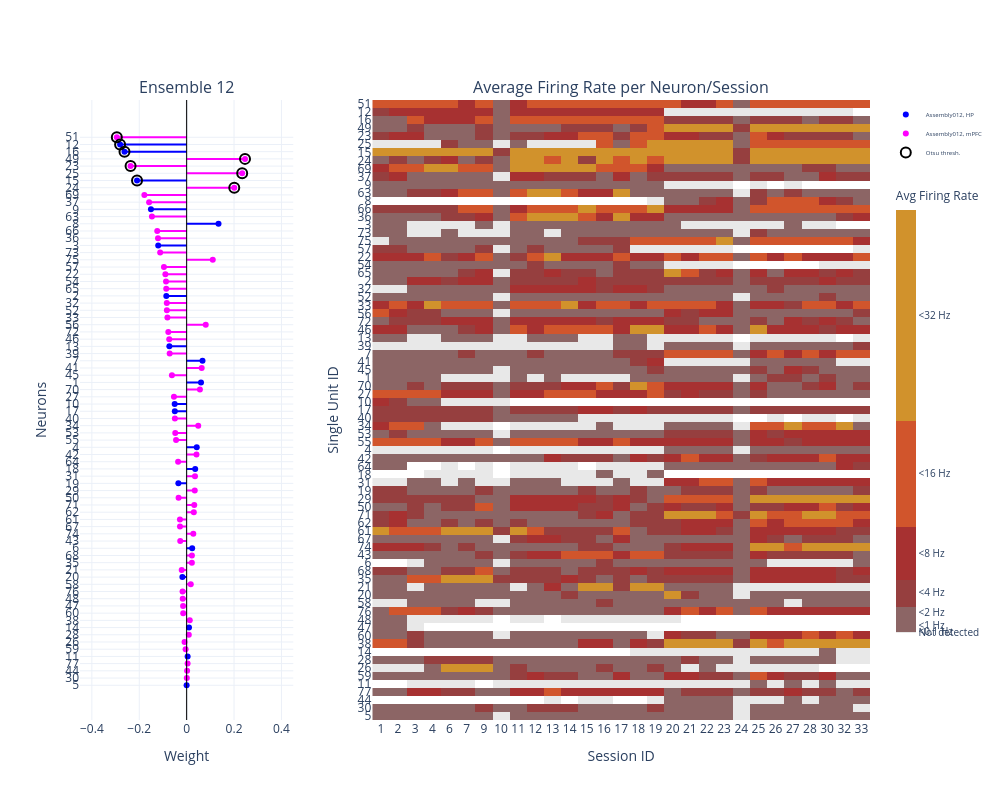

The notebook cell this image was saved under:
### Code cell
i = "Assembly012"
fig_heat = plot_unit_fr_stability.render_plot_heatmap(meta_data["SpikeClusterMetadata"])
heatmap = fig_heat.data[0]

current_labels = np.array(fig_heat.layout.yaxis.ticktext, dtype=str)

desired_order = np.array( neurons_ordered[::]+1, dtype=str)
desired_order = [lab for lab in desired_order if lab in current_labels]

label_to_row = {lab: j for j, lab in enumerate(current_labels)}
row_indices = [label_to_row[lab] for lab in desired_order]

z = np.array(heatmap.z)
z_reordered = z[row_indices, :]
xlabels = np.array(fig_heat.layout.xaxis.ticktext, dtype=str)

# subplot creation
fig = make_subplots(
    rows=1,
    cols=2,
    column_widths=[0.3, 0.7],
    subplot_titles=("Ensemble 12", "Average Firing Rate per Neuron/Session"),
)

# Left plot
ens_idx_str = (ensambles.index+1).astype(str)
weights = pd.Series(ensambles[i].values, index=ens_idx_str)

# HPC mPC split
labels_hp   = ens_idx_str[:20]
labels_mpfc = ens_idx_str[20:]

# reorder those labels according to desired_order (same as heatmap y)
labels_hp_ordered   = [lab for lab in desired_order if lab in labels_hp]
labels_mpfc_ordered = [lab for lab in desired_order if lab in labels_mpfc]

w_hp   = weights.loc[labels_hp_ordered].to_numpy()
w_mpfc = weights.loc[labels_mpfc_ordered].to_numpy()

def make_stem_lines(x_vals, y_labels, color):
    """Horizontal 'stems' at categorical y positions."""
    xs, ys = [], []
    for x, ylab in zip(x_vals, y_labels):
        xs.extend([0, x, None])
        ys.extend([ylab, ylab, None])
    return go.Scatter(
        x=xs,
        y=ys,
        mode="lines",
        line=dict(color=color),
        showlegend=False,
        hoverinfo="skip",
    )

hp_stems = make_stem_lines(w_hp,   labels_hp_ordered,   color="blue")
mpfc_stems = make_stem_lines(w_mpfc, labels_mpfc_ordered, color="magenta")

hp_markers = go.Scatter(
    x=w_hp,
    y=labels_hp_ordered,
    mode="markers",
    name=f"{i}, HP",
    marker=dict(color="blue", symbol="circle"),
)

mpfc_markers = go.Scatter(
    x=w_mpfc,
    y=labels_mpfc_ordered,
    mode="markers",
    name=f"{i}, mPFC",
    marker=dict(color="magenta", symbol="circle"),
)

thr = 0.2
mask = np.abs(weights.values) > thr
x_high = weights.values[mask]
y_high = ens_idx_str[mask]  

highlight = go.Scatter(
    x=x_high,
    y=y_high,
    mode="markers",
    name="Otsu thresh.",
    marker=dict(
        size=10,
        color="rgba(0,0,0,0)",
        line=dict(color="black", width=2),
        symbol="circle",
    ),
)

fig.add_trace(hp_stems,     row=1, col=1)
fig.add_trace(mpfc_stems,   row=1, col=1)
fig.add_trace(hp_markers,   row=1, col=1)
fig.add_trace(mpfc_markers, row=1, col=1)
fig.add_trace(highlight,    row=1, col=1)

fig.update_xaxes(
    title_text="Weight",
    range=[-0.45, 0.45],
    row=1,
    col=1,
)

fig.update_yaxes(
    title_text="Neurons",
    categoryorder="array",
    categoryarray=desired_order,
    dtick=1,
    row=1,
    col=1,
)

fig.add_vline(
    x=0,
    line_width=1,
    line_color="black",
    row=1,
    col=1,
)

# Heatmap
heatmap_trace = go.Heatmap(
    z=z_reordered,
    x=xlabels,
    y=desired_order,
    colorscale=heatmap.colorscale,
    zmin=heatmap.zmin,
    zmax=heatmap.zmax,
    colorbar=dict(
        title=heatmap.colorbar.title.text,
        tickvals=heatmap.colorbar.tickvals,
        ticktext=heatmap.colorbar.ticktext,
        tickmode=heatmap.colorbar.tickmode,
        len=heatmap.colorbar.len,
        thickness=heatmap.colorbar.thickness,
        tickfont=dict(size=heatmap.colorbar.tickfont.size),
    ),
)

fig.add_trace(heatmap_trace, row=1, col=2)

fig.update_xaxes(
    title_text=fig_heat.layout.xaxis.title.text,
    row=1,
    col=2,
)

fig.update_yaxes(
    title_text=fig_heat.layout.yaxis.title.text,
    categoryorder="array",
    dtick=1,
    categoryarray=desired_order,
    row=1,
    col=2,
)

fig.update_layout(
    template="plotly_white",
    width=1000,
    height=800,
    legend=dict(font=dict(size=6)),
)

fig.show()

### Figure 1 — Plotly figure (JSON) as saved in the notebook; plotly's stock layout.template omitted (floating-point values rounded to 4 significant figures; data arrays with more than 128 entries replaced by an {"elided": "..."} marker saying what was removed)
{"data": [{"hoverinfo": "skip", "line": {"color": "blue"}, "mode": "lines", "showlegend": false, "type": "scatter", "x": [0, -0.0001476, null, 0, 0.004032, null, 0, 0.009876, null, 0, -0.01792, null, 0, 0.02326, null, 0, -0.03499, null, 0, 0.03602, null, 0, 0.04258, null, 0, -0.04988, null, 0, -0.05052, null, 0, 0.06052, null, 0, 0.06693, null, 0, -0.07301, null, 0, -0.08586, null, 0, -0.12, null, 0, 0.1345, null, 0, -0.1506, null, 0, -0.2094, null, 0, -0.2623, null, 0, -0.2809, null], "xaxis": "x", "y": ["5", "5", null, "11", "11", null, "14", "14", null, "20", "20", null, "6", "6", null, "19", "19", null, "18", "18", null, "4", "4", null, "17", "17", null, "10", "10", null, "1", "1", null, "7", "7", null, "13", "13", null, "2", "2", null, "3", "3", null, "8", "8", null, "9", "9", null, "15", "15", null, "16", "16", null, "12", "12", null], "yaxis": "y"}, {"hoverinfo": "skip", "line": {"color": "magenta"}, "mode": "lines", "showlegend": false, "type": "scatter", "x": {"elided": "171 float values"}, "xaxis": "x", "y": {"elided": "171 str values"}, "yaxis": "y"}, {"marker": {"color": "blue", "symbol": "circle"}, "mode": "markers", "name": "Assembly012, HP", "type": "scatter", "x": [-0.0001476, 0.004032, 0.009876, -0.01792, 0.02326, -0.03499, 0.03602, 0.04258, -0.04988, -0.05052, 0.06052, 0.06693, -0.07301, -0.08586, -0.12, 0.1345, -0.1506, -0.2094, -0.2623, -0.2809], "xaxis": "x", "y": ["5", "11", "14", "20", "6", "19", "18", "4", "17", "10", "1", "7", "13", "2", "3", "8", "9", "15", "16", "12"], "yaxis": "y"}, {"marker": {"color": "magenta", "symbol": "circle"}, "mode": "markers", "name": "Assembly012, mPFC", "type": "scatter", "x": [0.000725, 0.001995, 0.004009, -0.004361, -0.008813, 0.009024, 0.01313, -0.01451, -0.01507, -0.01655, -0.01732, 0.01742, -0.02087, 0.02203, 0.02219, -0.02712, 0.028, -0.02815, -0.02834, 0.03027, 0.03209, -0.03403, 0.03415, 0.03513, -0.03609, 0.04145, -0.04467, -0.04806, 0.04882, -0.04962, -0.05365, 0.056, -0.0622, 0.06345, -0.07165, -0.07351, -0.07745, 0.08055, -0.0812, -0.08339, -0.08377, -0.0861, -0.08703, -0.0897, -0.09578, 0.1102, -0.1118, -0.1208, -0.124, -0.1464, -0.1584, -0.1784, 0.2009, 0.2343, -0.2366, 0.2463, -0.2946], "xaxis": "x", "y": ["30", "44", "77", "59", "26", "28", "38", "60", "47", "48", "76", "58", "21", "35", "68", "43", "74", "67", "61", "62", "71", "50", "29", "31", "64", "42", "55", "53", "34", "40", "27", "70", "45", "41", "39", "46", "72", "56", "33", "52", "32", "65", "54", "22", "57", "75", "73", "36", "66", "63", "37", "69", "24", "25", "23", "49", "51"], "yaxis": "y"}, {"marker": {"color": "rgba(0,0,0,0)", "line": {"color": "black", "width": 2}, "size": 10, "symbol": "circle"}, "mode": "markers", "name": "Otsu thresh.", "type": "scatter", "x": [-0.2809, -0.2094, -0.2623, -0.2366, 0.2009, 0.2343, 0.2463, -0.2946], "xaxis": "x", "y": ["12", "15", "16", "23", "24", "25", "49", "51"], "yaxis": "y"}, {"colorbar": {"len": 0.75, "thickness": 20, "tickfont": {"size": 10}, "tickmode": "array", "ticktext": ["Not detected", "<0.1 Hz", "<1 Hz", "<2 Hz", "<4 Hz", "<8 Hz", "<16 Hz", "<32 Hz"], "tickvals": [0, 0.05, 0.5, 1.5, 3, 6, 12, 24], "title": {"text": "Avg Firing Rate"}}, "colorscale": [[0, "#ffffff"], [3.125e-08, "#e8e8e8"], [0.003125, "#e8e8e8"], [0.003125, "#8C6565"], [0.03125, "#8C6565"], [0.03125, "#8C6565"], [0.0625, "#8C6565"], [0.0625, "#963F3F"], [0.125, "#963F3F"], [0.125, "#A73131"], [0.25, "#A73131"], [0.25, "#D1552C"], [0.5, "#D1552C"], [0.5, "#D1922C"], [1, "#D1922C"]], "type": "heatmap", "x": ["1", "2", "3", "4", "6", "7", "9", "10", "11", "12", "13", "14", "15", "16", "17", "18", "19", "20", "21", "22", "23", "24", "25", "26", "27", "28", "30", "32", "33"], "xaxis": "x2", "y": ["5", "30", "44", "77", "11", "59", "26", "28", "14", "38", "60", "47", "48", "76", "58", "20", "21", "35", "68", "6", "43", "74", "67", "61", "62", "71", "50", "29", "19", "31", "18", "64", "42", "4", "55", "53", "34", "40", "17", "10", "27", "70", "1", "45", "41", "7", "39", "13", "46", "72", "56", "33", "52", "32", "2", "65", "54", "22", "57", "75", "73", "3", "36", "66", "8", "63", "9", "37", "69", "24", "15", "25", "23", "49", "16", "12", "51"], "yaxis": "y2", "z": {"elided": "77x29 float values"}, "zmax": 32, "zmin": 0}], "layout": {"annotations": [{"font": {"size": 16}, "showarrow": false, "text": "Ensemble 12", "x": 0.135, "xanchor": "center", "xref": "paper", "y": 1, "yanchor": "bottom", "yref": "paper"}, {"font": {"size": 16}, "showarrow": false, "text": "Average Firing Rate per Neuron/Session", "x": 0.685, "xanchor": "center", "xref": "paper", "y": 1, "yanchor": "bottom", "yref": "paper"}], "height": 800, "legend": {"font": {"size": 6}}, "shapes": [{"line": {"color": "black", "width": 1}, "type": "line", "x0": 0, "x1": 0, "xref": "x", "y0": 0, "y1": 1, "yref": "y domain"}], "width": 1000, "xaxis": {"anchor": "y", "domain": [0, 0.27], "range": [-0.45, 0.45], "title": {"text": "Weight"}}, "xaxis2": {"anchor": "y2", "domain": [0.37, 1], "title": {"text": "Session ID"}}, "yaxis": {"anchor": "x", "categoryarray": ["5", "30", "44", "77", "11", "59", "26", "28", "14", "38", "60", "47", "48", "76", "58", "20", "21", "35", "68", "6", "43", "74", "67", "61", "62", "71", "50", "29", "19", "31", "18", "64", "42", "4", "55", "53", "34", "40", "17", "10", "27", "70", "1", "45", "41", "7", "39", "13", "46", "72", "56", "33", "52", "32", "2", "65", "54", "22", "57", "75", "73", "3", "36", "66", "8", "63", "9", "37", "69", "24", "15", "25", "23", "49", "16", "12", "51"], "categoryorder": "array", "domain": [0, 1], "dtick": 1, "title": {"text": "Neurons"}}, "yaxis2": {"anchor": "x2", "categoryarray": ["5", "30", "44", "77", "11", "59", "26", "28", "14", "38", "60", "47", "48", "76", "58", "20", "21", "35", "68", "6", "43", "74", "67", "61", "62", "71", "50", "29", "19", "31", "18", "64", "42", "4", "55", "53", "34", "40", "17", "10", "27", "70", "1", "45", "41", "7", "39", "13", "46", "72", "56", "33", "52", "32", "2", "65", "54", "22", "57", "75", "73", "3", "36", "66", "8", "63", "9", "37", "69", "24", "15", "25", "23", "49", "16", "12", "51"], "categoryorder": "array", "domain": [0, 1], "dtick": 1, "title": {"text": "Single Unit ID"}}}}
